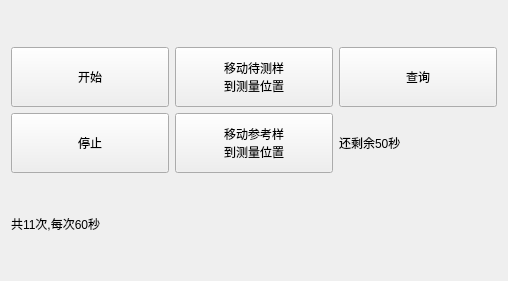
<?xml version="1.0" encoding="UTF-8"?>
<ui version="4.0">
 <class>CountMeasurementMainWin</class>
 <widget class="QWidget" name="CountMeasurementMainWin">
  <property name="geometry">
   <rect>
    <x>0</x>
    <y>0</y>
    <width>508</width>
    <height>281</height>
   </rect>
  </property>
  <property name="windowTitle">
   <string>Form</string>
  </property>
  <layout class="QVBoxLayout" name="verticalLayout" stretch="7,1">
   <item>
    <layout class="QGridLayout" name="gridLayout">
     <item row="0" column="0">
      <widget class="QPushButton" name="start">
       <property name="sizePolicy">
        <sizepolicy hsizetype="Minimum" vsizetype="Expanding">
         <horstretch>0</horstretch>
         <verstretch>0</verstretch>
        </sizepolicy>
       </property>
       <property name="minimumSize">
        <size>
         <width>0</width>
         <height>50</height>
        </size>
       </property>
       <property name="maximumSize">
        <size>
         <width>16777215</width>
         <height>60</height>
        </size>
       </property>
       <property name="text">
        <string>开始</string>
       </property>
      </widget>
     </item>
     <item row="0" column="1">
      <widget class="QPushButton" name="moveToTest">
       <property name="sizePolicy">
        <sizepolicy hsizetype="Minimum" vsizetype="Expanding">
         <horstretch>0</horstretch>
         <verstretch>0</verstretch>
        </sizepolicy>
       </property>
       <property name="minimumSize">
        <size>
         <width>0</width>
         <height>50</height>
        </size>
       </property>
       <property name="maximumSize">
        <size>
         <width>16777215</width>
         <height>60</height>
        </size>
       </property>
       <property name="text">
        <string>移动待测样
到测量位置</string>
       </property>
      </widget>
     </item>
     <item row="0" column="2">
      <widget class="QPushButton" name="query">
       <property name="sizePolicy">
        <sizepolicy hsizetype="Minimum" vsizetype="Expanding">
         <horstretch>0</horstretch>
         <verstretch>0</verstretch>
        </sizepolicy>
       </property>
       <property name="minimumSize">
        <size>
         <width>0</width>
         <height>50</height>
        </size>
       </property>
       <property name="maximumSize">
        <size>
         <width>16777215</width>
         <height>60</height>
        </size>
       </property>
       <property name="text">
        <string>查询</string>
       </property>
      </widget>
     </item>
     <item row="1" column="0">
      <widget class="QPushButton" name="stop">
       <property name="sizePolicy">
        <sizepolicy hsizetype="Minimum" vsizetype="Expanding">
         <horstretch>0</horstretch>
         <verstretch>0</verstretch>
        </sizepolicy>
       </property>
       <property name="minimumSize">
        <size>
         <width>0</width>
         <height>50</height>
        </size>
       </property>
       <property name="maximumSize">
        <size>
         <width>16777215</width>
         <height>60</height>
        </size>
       </property>
       <property name="text">
        <string>停止</string>
       </property>
      </widget>
     </item>
     <item row="1" column="1">
      <widget class="QPushButton" name="moveToReference">
       <property name="sizePolicy">
        <sizepolicy hsizetype="Minimum" vsizetype="Expanding">
         <horstretch>0</horstretch>
         <verstretch>0</verstretch>
        </sizepolicy>
       </property>
       <property name="minimumSize">
        <size>
         <width>0</width>
         <height>50</height>
        </size>
       </property>
       <property name="maximumSize">
        <size>
         <width>16777215</width>
         <height>60</height>
        </size>
       </property>
       <property name="text">
        <string>移动参考样
到测量位置</string>
       </property>
      </widget>
     </item>
     <item row="1" column="2">
      <widget class="QLabel" name="label">
       <property name="sizePolicy">
        <sizepolicy hsizetype="Minimum" vsizetype="Minimum">
         <horstretch>0</horstretch>
         <verstretch>0</verstretch>
        </sizepolicy>
       </property>
       <property name="text">
        <string>还剩余50秒</string>
       </property>
      </widget>
     </item>
    </layout>
   </item>
   <item>
    <widget class="QLabel" name="label_2">
     <property name="sizePolicy">
      <sizepolicy hsizetype="Minimum" vsizetype="Maximum">
       <horstretch>0</horstretch>
       <verstretch>0</verstretch>
      </sizepolicy>
     </property>
     <property name="text">
      <string>共11次,每次60秒</string>
     </property>
    </widget>
   </item>
  </layout>
 </widget>
 <resources/>
 <connections/>
</ui>
